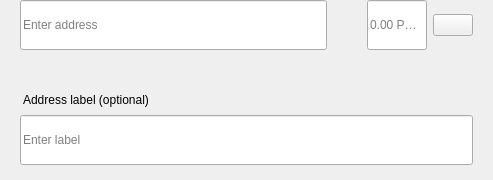
<?xml version="1.0" encoding="UTF-8"?>
<ui version="4.0">
 <class>SendMultiRow</class>
 <widget class="QWidget" name="SendMultiRow">
  <property name="geometry">
   <rect>
    <x>0</x>
    <y>0</y>
    <width>493</width>
    <height>180</height>
   </rect>
  </property>
  <property name="minimumSize">
   <size>
    <width>0</width>
    <height>0</height>
   </size>
  </property>
  <property name="maximumSize">
   <size>
    <width>16777215</width>
    <height>16777215</height>
   </size>
  </property>
  <property name="windowTitle">
   <string>Form</string>
  </property>
  <layout class="QVBoxLayout" name="verticalLayout_3">
   <property name="spacing">
    <number>0</number>
   </property>
   <property name="leftMargin">
    <number>0</number>
   </property>
   <property name="topMargin">
    <number>0</number>
   </property>
   <property name="rightMargin">
    <number>20</number>
   </property>
   <property name="bottomMargin">
    <number>5</number>
   </property>
   <item alignment="Qt::AlignTop">
    <widget class="QWidget" name="widget" native="true">
     <property name="sizePolicy">
      <sizepolicy hsizetype="Expanding" vsizetype="Maximum">
       <horstretch>0</horstretch>
       <verstretch>0</verstretch>
      </sizepolicy>
     </property>
     <property name="minimumSize">
      <size>
       <width>0</width>
       <height>60</height>
      </size>
     </property>
     <property name="maximumSize">
      <size>
       <width>16777215</width>
       <height>85</height>
      </size>
     </property>
     <layout class="QHBoxLayout" name="horizontalLayout" stretch="6,0,2">
      <property name="spacing">
       <number>0</number>
      </property>
      <property name="leftMargin">
       <number>8</number>
      </property>
      <property name="topMargin">
       <number>0</number>
      </property>
      <property name="rightMargin">
       <number>0</number>
      </property>
      <property name="bottomMargin">
       <number>0</number>
      </property>
      <item alignment="Qt::AlignTop">
       <widget class="QStackedWidget" name="stackedAddress">
        <property name="minimumSize">
         <size>
          <width>0</width>
          <height>50</height>
         </size>
        </property>
        <property name="maximumSize">
         <size>
          <width>16777215</width>
          <height>50</height>
         </size>
        </property>
        <widget class="QWidget" name="page_4">
         <property name="sizePolicy">
          <sizepolicy hsizetype="Expanding" vsizetype="Preferred">
           <horstretch>0</horstretch>
           <verstretch>0</verstretch>
          </sizepolicy>
         </property>
         <property name="minimumSize">
          <size>
           <width>0</width>
           <height>50</height>
          </size>
         </property>
         <property name="maximumSize">
          <size>
           <width>16777215</width>
           <height>55</height>
          </size>
         </property>
         <layout class="QVBoxLayout" name="verticalLayout_7">
          <property name="spacing">
           <number>0</number>
          </property>
          <property name="leftMargin">
           <number>12</number>
          </property>
          <property name="topMargin">
           <number>0</number>
          </property>
          <property name="rightMargin">
           <number>0</number>
          </property>
          <property name="bottomMargin">
           <number>0</number>
          </property>
          <item>
           <widget class="QLineEdit" name="lineEditAddress">
            <property name="minimumSize">
             <size>
              <width>0</width>
              <height>50</height>
             </size>
            </property>
            <property name="maximumSize">
             <size>
              <width>16777215</width>
              <height>50</height>
             </size>
            </property>
            <property name="placeholderText">
             <string>Enter address</string>
            </property>
           </widget>
          </item>
         </layout>
        </widget>
        <widget class="QWidget" name="page_3"/>
       </widget>
      </item>
      <item>
       <spacer name="horizontalSpacer_3">
        <property name="orientation">
         <enum>Qt::Horizontal</enum>
        </property>
        <property name="sizeType">
         <enum>QSizePolicy::Fixed</enum>
        </property>
        <property name="sizeHint" stdset="0">
         <size>
          <width>40</width>
          <height>20</height>
         </size>
        </property>
       </spacer>
      </item>
      <item>
       <layout class="QHBoxLayout" name="horizontalLayout_2">
        <property name="spacing">
         <number>6</number>
        </property>
        <item alignment="Qt::AlignTop">
         <widget class="QLineEdit" name="lineEditAmount">
          <property name="sizePolicy">
           <sizepolicy hsizetype="Expanding" vsizetype="Preferred">
            <horstretch>0</horstretch>
            <verstretch>0</verstretch>
           </sizepolicy>
          </property>
          <property name="minimumSize">
           <size>
            <width>0</width>
            <height>50</height>
           </size>
          </property>
          <property name="maximumSize">
           <size>
            <width>16777215</width>
            <height>50</height>
           </size>
          </property>
          <property name="maxLength">
           <number>17</number>
          </property>
          <property name="alignment">
           <set>Qt::AlignLeading|Qt::AlignLeft|Qt::AlignVCenter</set>
          </property>
          <property name="placeholderText">
           <string notr="true">0.00 PTLH</string>
          </property>
         </widget>
        </item>
        <item>
         <layout class="QVBoxLayout" name="verticalLayout">
          <property name="topMargin">
           <number>14</number>
          </property>
          <property name="bottomMargin">
           <number>0</number>
          </property>
          <item alignment="Qt::AlignTop">
           <widget class="QPushButton" name="btnMenu">
            <property name="minimumSize">
             <size>
              <width>0</width>
              <height>0</height>
             </size>
            </property>
            <property name="maximumSize">
             <size>
              <width>16777215</width>
              <height>16777215</height>
             </size>
            </property>
            <property name="focusPolicy">
             <enum>Qt::NoFocus</enum>
            </property>
            <property name="text">
             <string/>
            </property>
           </widget>
          </item>
         </layout>
        </item>
       </layout>
      </item>
     </layout>
    </widget>
   </item>
   <item>
    <widget class="QWidget" name="layoutLabel" native="true">
     <property name="minimumSize">
      <size>
       <width>0</width>
       <height>0</height>
      </size>
     </property>
     <property name="maximumSize">
      <size>
       <width>16777215</width>
       <height>16777215</height>
      </size>
     </property>
     <layout class="QVBoxLayout" name="verticalLayout_9">
      <property name="spacing">
       <number>6</number>
      </property>
      <property name="leftMargin">
       <number>20</number>
      </property>
      <property name="topMargin">
       <number>0</number>
      </property>
      <property name="rightMargin">
       <number>0</number>
      </property>
      <property name="bottomMargin">
       <number>10</number>
      </property>
      <item>
       <spacer name="verticalSpacer">
        <property name="orientation">
         <enum>Qt::Vertical</enum>
        </property>
        <property name="sizeType">
         <enum>QSizePolicy::Fixed</enum>
        </property>
        <property name="sizeHint" stdset="0">
         <size>
          <width>20</width>
          <height>20</height>
         </size>
        </property>
       </spacer>
      </item>
      <item>
       <widget class="QLabel" name="labelSubtitleDescription">
        <property name="styleSheet">
         <string notr="true">margin-bottom:2px;
margin-left:0.05px;
padding:0px;</string>
        </property>
        <property name="text">
         <string>Address label (optional)</string>
        </property>
       </widget>
      </item>
      <item>
       <widget class="QLineEdit" name="lineEditDescription">
        <property name="minimumSize">
         <size>
          <width>0</width>
          <height>50</height>
         </size>
        </property>
        <property name="maximumSize">
         <size>
          <width>16777215</width>
          <height>50</height>
         </size>
        </property>
        <property name="placeholderText">
         <string>Enter label</string>
        </property>
       </widget>
      </item>
     </layout>
    </widget>
   </item>
  </layout>
 </widget>
 <resources/>
 <connections/>
</ui>
